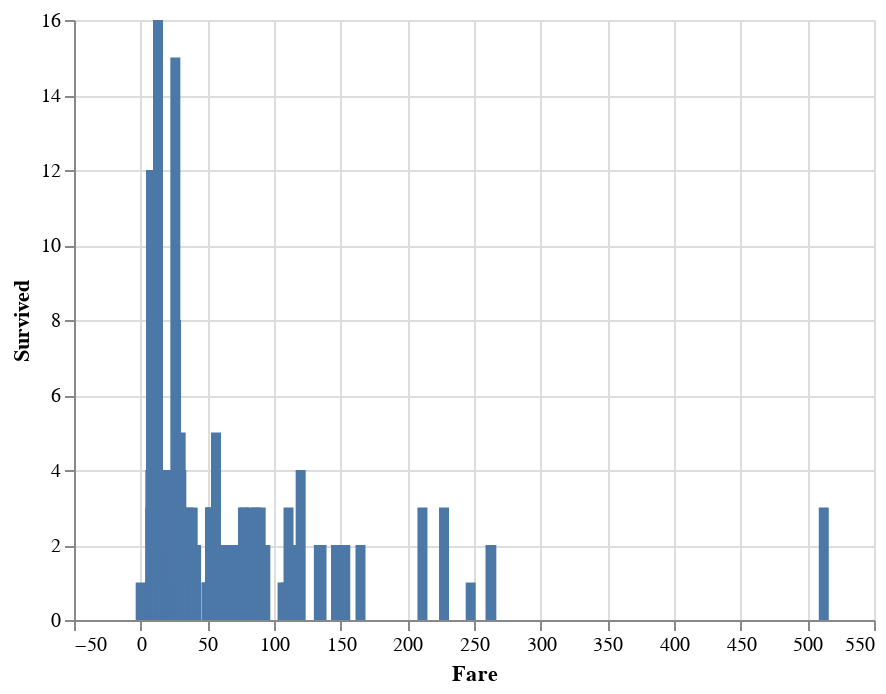

This figure's notebook cell:
### Code cell
alt.Chart(df_fare).mark_bar().encode(
    x = 'Fare',
    y = 'Survived'
)

### Figure 1 — Vega-Lite specification as saved in the notebook (floating-point values rounded to 4 significant figures; data arrays with more than 128 entries replaced by an {"elided": "..."} marker saying what was removed)
{"config": {"view": {"continuousWidth": 400, "continuousHeight": 300}}, "data": {"name": "data-6e1520e6d55489d1edadf8b726fd1d29"}, "mark": "bar", "encoding": {"x": {"type": "quantitative", "field": "Fare"}, "y": {"type": "quantitative", "field": "Survived"}}, "$schema": "https://vega.github.io/schema/vega-lite/v4.8.1.json", "datasets": {"data-6e1520e6d55489d1edadf8b726fd1d29": {"elided": "248 records"}}}
